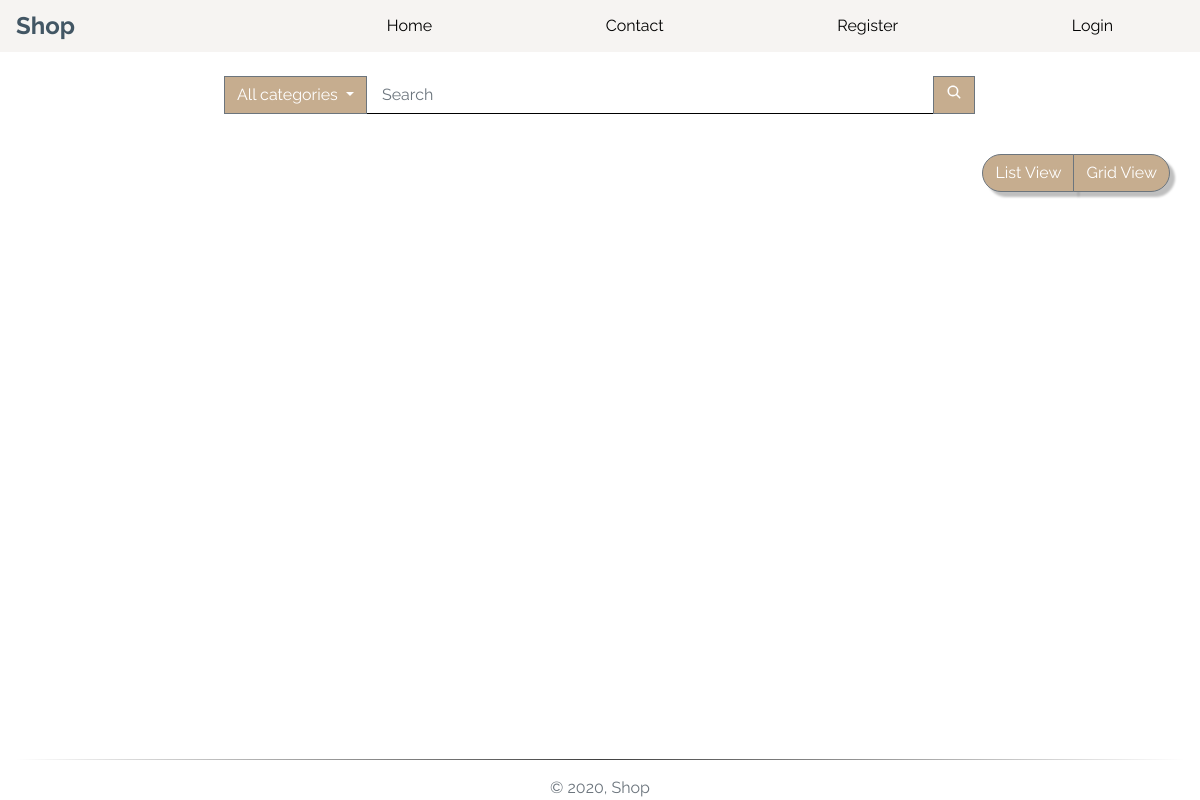
Page /index/3 on the earlier database version.
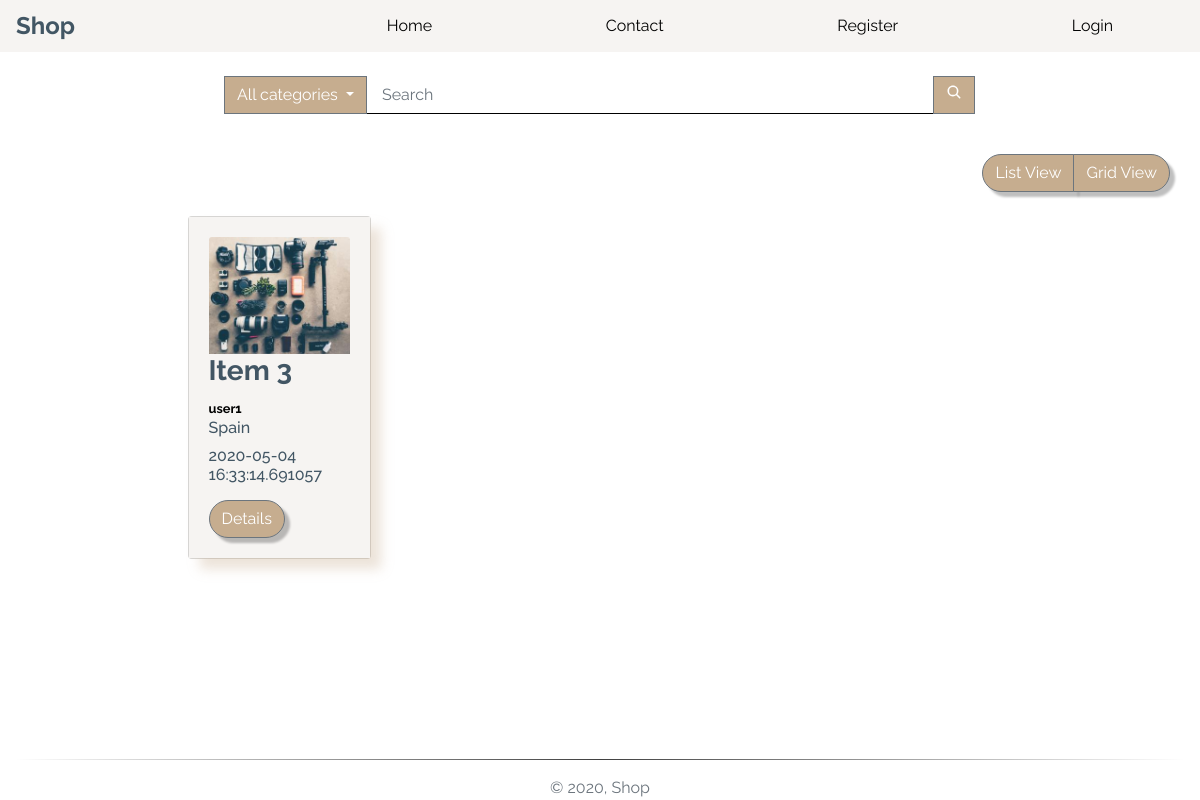
Same page on the later database version.
### app/models.py (models this page shows, shortened)
class Item(db.Model):
    __tablename__ = "items"
    id = db.Column(db.Integer, primary_key=True)
    title = db.Column(db.String(100), unique=False, nullable=False)
    description = db.Column(db.Text, unique=False, nullable=False)
    quantity = db.Column(db.Integer, unique=False, nullable=False, default=1)
    item_location = db.Column(db.String(50), unique=False, nullable=False)
    condition = db.Column(db.String(50), unique=False, nullable=False)
    price = db.Column(db.Float, unique=False, nullable=False)
    date_posted = db.Column(db.DateTime, default=datetime.now)
    item_views = db.Column(db.Integer, default=0)
    image_file = db.Column(db.String(80), nullable=False,
                           default='item.jpg')
    sold = db.Column(db.Boolean, default=False)
    terms = db.Column(db.Boolean, default=True)
    owner_id = db.Column(db.Integer, db.ForeignKey("users.id"))
    category_id = db.Column(db.Integer, db.ForeignKey("categories.id"))

class User(db.Model, UserMixin):
    __tablename__ = "users"
    id = db.Column(db.Integer, primary_key=True)
    full_name = db.Column(db.String(50), nullable=False)
    username = db.Column(db.String(50), unique=True, nullable=False)
    image_file = db.Column(db.String(80), nullable=False,
                           default="default.jpg")
    email = db.Column(db.String(115), unique=True, nullable=False)
    location = db.Column(db.String(50), unique=False, nullable=False)
    password_hash = db.Column(db.String(60), nullable=False)
    last_seen = db.Column(db.DateTime, default=datetime.now)
    seller = db.Column(db.Boolean, default=False)
    items = db.relationship("Item", backref="owner", lazy="dynamic")
    followed = db.relationship(
        'User', secondary=followers,
        primaryjoin=(followers.c.follower_id == id),
        secondaryjoin=(followers.c.followed_id == id),
        backref=db.backref('followers', lazy='dynamic'), lazy='dynamic')

### app/routes.py (the view)
@app.route("/")
@app.route("/index")
@app.route('/index/<cat_id>', methods=['GET', 'POST'])
def index(cat_id=None):
    available_items = Item.query.filter_by(sold=False).all()
    if cat_id is not None:
        available_items= Item.query.filter_by(sold=False).join(Category, (Item.category_id == cat_id)).all()
    categories = Category.query.join(Item, (Category.id == Item.category_id)).filter_by(sold=False).all()
    return render_template("index.html", available_items=available_items, categories=categories)

### app/routes.py (called while the page is built)
@app.before_request
def before_request():
    if current_user.is_authenticated:
        current_user.last_seen = datetime.utcnow()
        db.session.commit()

### app/templates/index.html (shortened to what this page needs)
{% extends "layout.html" %} {% block content %}
<div class="container-fluid h-100 mt-4">
    <div class="row">
        <div class="col-12 h-100">
            <div class="container-fluid">
                <div class="row justify-content-center mb-4">
                    <div class="col-12 col-sm-8">
                        <div class="input-group">
                            <div class="input-group-append">
                                <div class="dropdown">
                                    <button class="btn btn-secondary dropdown-toggle no-radius" type="button" id="dropdownMenuButton" data-toggle="dropdown" aria-haspopup="true" aria-expanded="false">
                                      All categories
                                    </button>
                                </div>
                            </div>
                            <input type="text" class="form-control no-radius" placeholder="Search">
                            <div class="input-group-append">
                              <button class="btn btn-secondary no-radius" type="submit">
                                <ion-icon name="search"></ion-icon>
                              </button>
                            </div>
                        </div>
                    </div>
                </div>
                <div class="row">
                    <div class="col-lg-12 my-3">
                        <div class="float-right">
                            <div class="btn-group">
                                <button class="btn btn-secondary" id="list">
                                    List View
                                </button>
                                <button class="btn btn-secondary" id="grid">
                                    Grid View
                                </button>
                            </div>
                        </div>
                    </div>
                </div>
                <div id="products" class="row view-group w-75 mx-auto">
                        {% for item in available_items|sort(reverse=true, attribute="id")%}
                        <div class=" item col-sm-12 col-md-3 py-2">
                            <div class="card custom-bg h-100">
                                <div class="card-body">
                                    <img class="img-fluid card-img-top group list-group-image img-event"
                                    src="{{url_for('static', filename='img/items/' + item.image_file)}}" alt="{{item.title}}" />
                                    <h3 class="card-title list-group-item-heading font-weight-bold ">{{item.title}}</h3>
                                    <small class="d-block font-weight-bold card-text"><a href="{{url_for("user", user_id=item.owner.id)}}">{{item.owner.username}}</a></small>
                                    <small class="card-text"><h6>{{item.item_location}}</h6></small>
                                    <small class="card-text"><h6>{{ item.date_posted }}</h6></small>
                                    <a href="{{url_for("item", item_id=item.id)}}" class="btn btn-secondary mt-2">Details</a>
                                </div>
                            </div>
                        </div>
                    {%endfor%}
                </div>
            </div>
        </div>
    </div>
</div>
{% endblock content %}

### app/templates/layout.html (shortened to what this page needs)
<!DOCTYPE html>
<html lang="en">
    <head>
        <link rel="stylesheet" id="bootstrap-css" href="{{ url_for('static', filename='css/bootstrap.min.css') }}" />
        <link
            rel="stylesheet"
            href="{{ url_for('static', filename='css/styles.css') }}"
        />
    </head>
    <body>
        <div class="layout">
            <header>
                <nav class="navbar px-0">
                    <div class="brand">
                        <p>Shop</p>
                    </div>
                    <div class="navbar-links">
                        <a href="{{ url_for("index") }}"> Home </a >
                        <a href="#">Contact</a>
                        {% if current_user.is_authenticated %}
                            <a href="{{ url_for("user", user_id=current_user.id) }}">Account</a>
                            <a href="{{ url_for("logout") }}">Logout</a>
                        {% else %}
                            <a href="{{ url_for("register") }}">Register</a>
                            <a href="{{ url_for("login") }}">Login</a>
                        {% endif %}
                    </div>
                </nav>
            </header>
            <main>
                {% block content %}
                {% endblock content %}
            </main>
            <footer class="footer navbar-fixed-bottom">
                <div class="container-fluid">
                    <hr>
                    <p class="text-muted text-center">
                        &copy;
                        , Shop
                    </p>
                </div>
            </footer>
        </div>
    </body>
</html>

### app/static/css/styles.css (style rules this page uses)
:root { --main-color: #fff; --second-color: #425664; --third-color: #f6f4f2; --fourth-color: #c6ad8f; }
*, *::before, *::after { margin: 0; padding: 0; box-sizing: border-box; list-style: none; text-decoration: none; }
body, html { background: var(--main-color); min-height: 100vh; width: 100%; color: var(--second-color); font-family: "Raleway", sans-serif; }
a { color: black; text-decoration: none; cursor: pointer; }
P { margin: 0; padding: 0; }
input[type="text"], input[type="password"], input[type="file"] { border: none; padding-left: 15px; background: transparent; border-bottom: 1px solid black; border-radius: 15px; }
hr { border: none; height: 1px; background-image: linear-gradient( to right, rgba(0, 0, 0, 0), rgba(0, 0, 0, 0.75), rgba(0, 0, 0, 0) ); }
.btn { filter: drop-shadow(5px 5px 1px rgba(0, 0, 0, 0.25)); background-color: var(--fourth-color); border-radius: 20px; color: var(--main-color); }
.no-radius { filter: none; border-radius: 0px; color: var(--main-color); }
.custom-bg { background-color: var(--third-color); }
.layout { min-height: 100vh; display: grid; grid-template-rows: auto 1fr auto; }
.navbar { background: var(--third-color); width: 100%; display: grid; position: sticky; grid-template-columns: 1fr 3fr; align-items: center; }
.navbar .navbar-links { display: none; align-items: center; justify-items: center; grid-row: 2; grid-column: 1 / span 2; position: relative; }
.navbar .navbar-links a { width: 100%; text-align: center; height: 100%; background-color: var(--main-color); }
.navbar .brand { display: grid; align-items: center; padding-left: 1rem; font-size: 1.5rem; font-weight: 700; grid-column: 1; grid-row: 1; }
.card-body { background-color: var(--third-color); box-shadow: 0.7rem 0.7rem 0.7rem rgba(198, 173, 143, 0.341); }
@media screen and (min-width: 1000px) { .navbar .navbar-links { display: grid; grid-column: 2; grid-row: 1; grid-auto-flow: column; } }
@media screen and (min-width: 1000px) { .navbar .navbar-links a { background-color: var(--third-color); } }

Differences in the rows shown:
now on this page (row edited): Item: image_file (picture), title "Item 3", owner.username "user1", item_location "Spain", date_posted "2020-05-04 16:33:14.691057"
